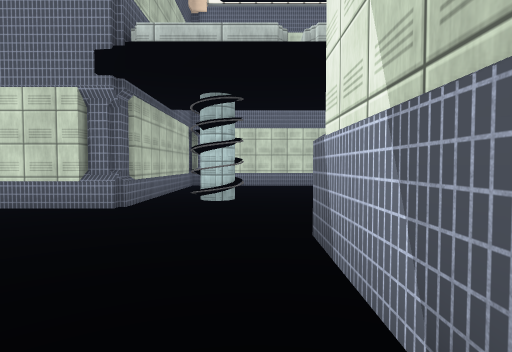
[1] (above)

22 first-person views from a walk through a Unity game level. The camera is 1.3 m above the floor, tilts 2° down and sees 80° across. The floor is counted in squares, 2 m on a side. Each view is taken from the middle of a square. On the plan, view 1 faces up. The plan holds only what a view shows up to about 10 squares ahead; the rest is blank. The place goes on beyond the plan. The player character is not drawn. Some surface patterns are stand-ins.

[2]
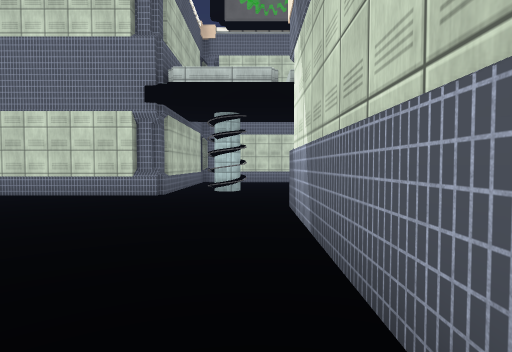

[3]
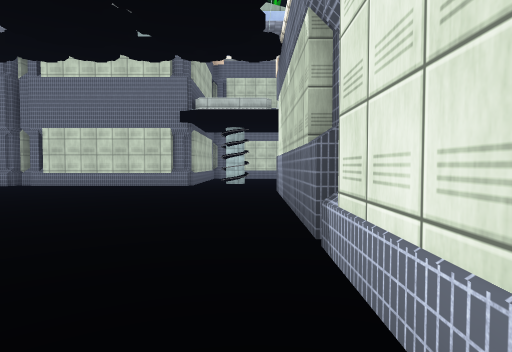

[4]
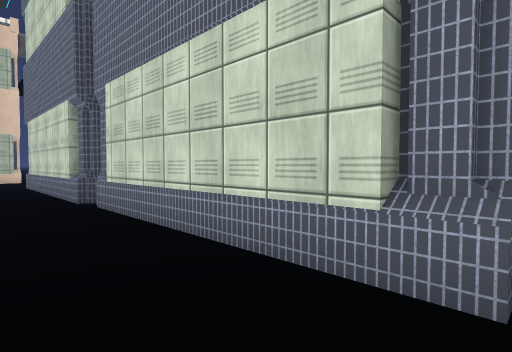

[5]
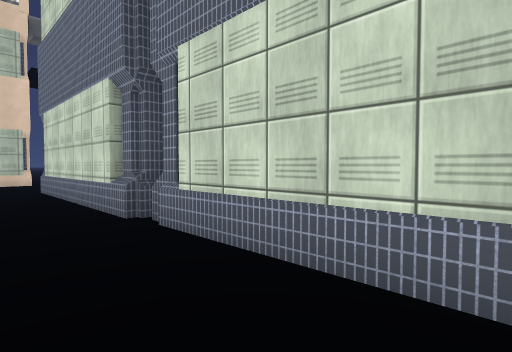

[6]
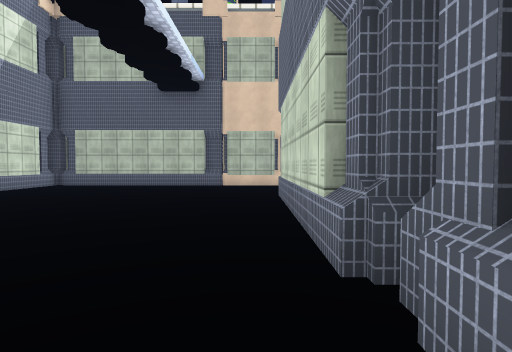

[7]
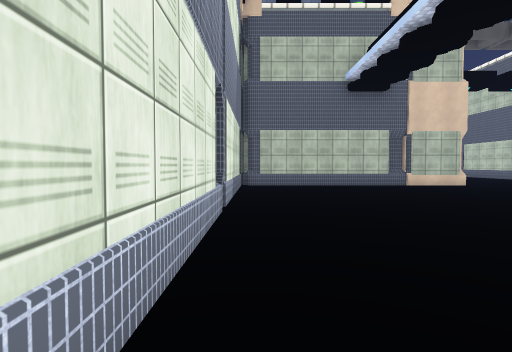

[8]
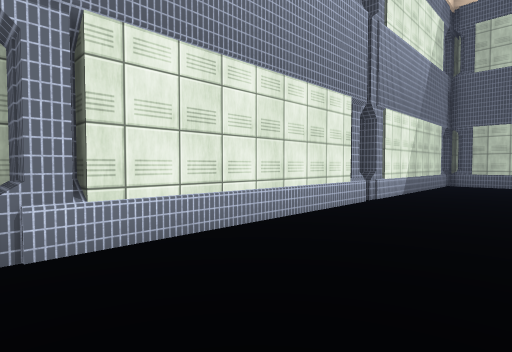

[9]
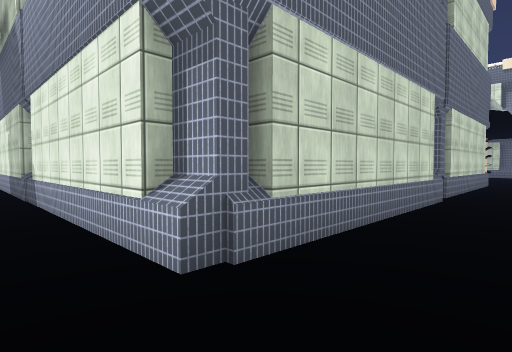

[10]
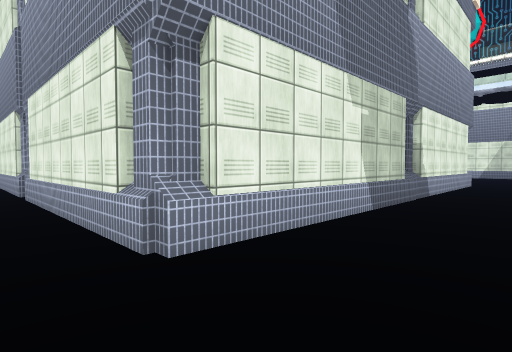

[11]
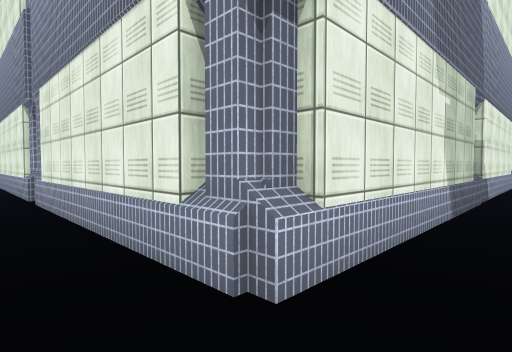

[12]
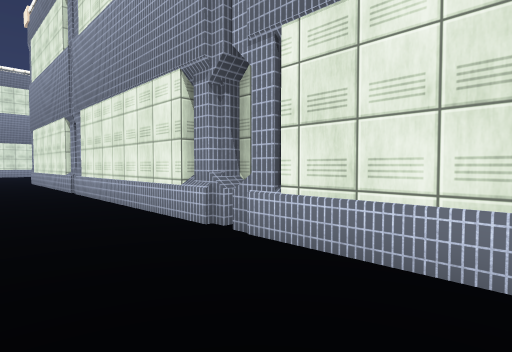

[13]
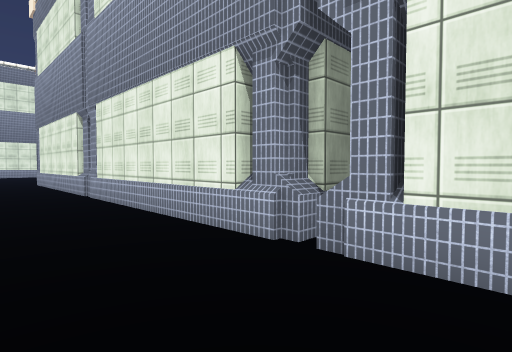

[14]
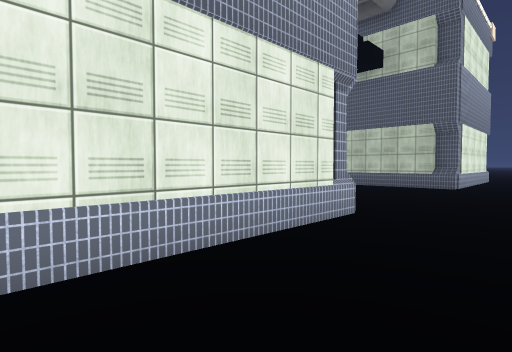

[15]
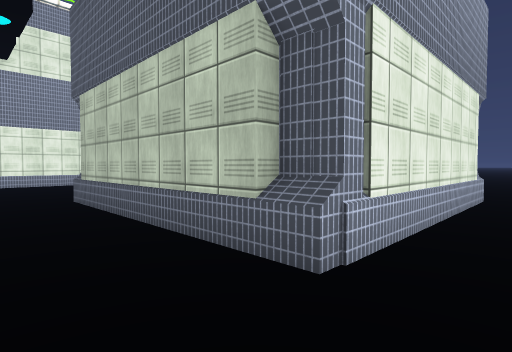

[16]
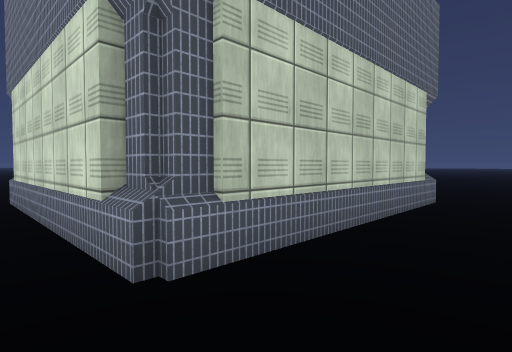

[17]
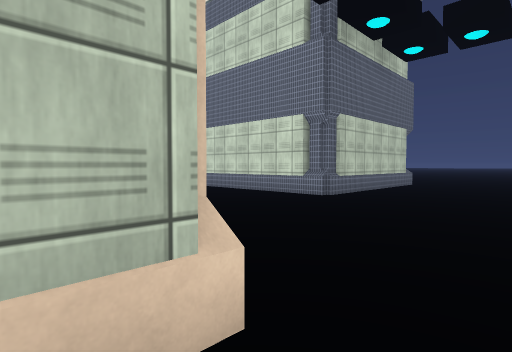

[18]
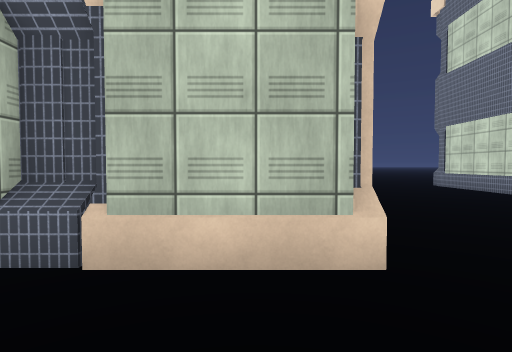

[19]
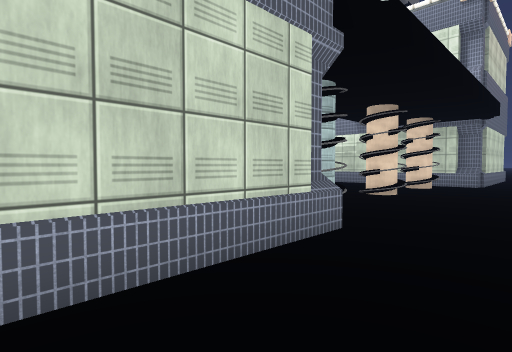

[20]
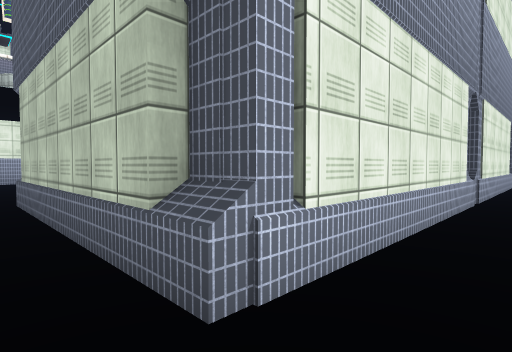

[21]
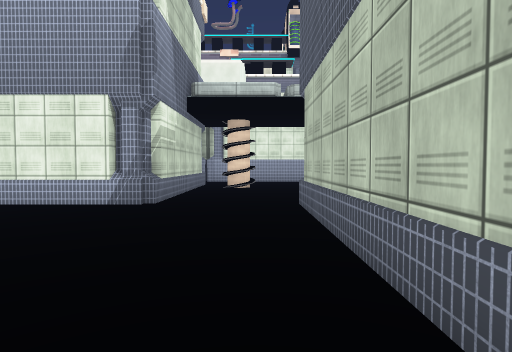

[22]
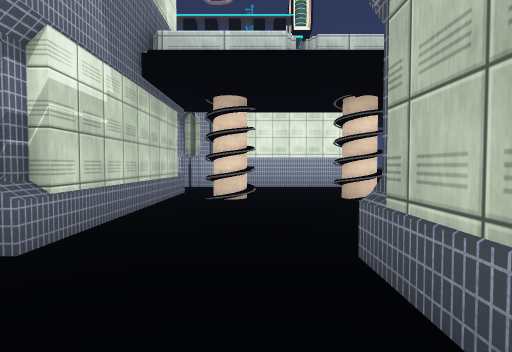

### Floor plan
Points are (right, up) in squares from view 1. A wall is a line through its corners. A room is listed if a view was taken in it or the views show most of it. See-through windows are left out.
Room 1 (views 1, 2, 3, 4, 5, 6, 7, 8, 9, 17, 18, 19)
walls: (-9.5, -2.5) (-5.3, -2.5) (-5.3, -3.1); (-7.7, 5.1) (-7.7, 4.4); (-2, 4.6) (-12.6, 4.6); (0.5, -4.5) (0.5, 1.5); (-13.1, 5.4) (-13.1, 6.4); (-16.1, -2.1) (-16.1, -2.8); (-16.6, -2.5) (-11.4, -2.5); (-15.9, 4.9) (-15.9, -2.6)
ways out: opening at (-14.3, 5) to room 2; opening at (0.5, 3.5) to room 2
objects: other object (-13, 5); other object (1, 2) to (1, 3)
Room 2 (views 10, 11, 12, 13, 14, 15, 16, 20, 21, 22)
walls: (1.9, 9.7) (-2, 9.7) (-2, 4.6); (1.5, 2.9) (6.4, 2.9); (3.3, 14.6) (3.3, 10.5); (6.4, 9.9) (8.4, 9.9); (6, 4.5) (6, 5.2); (7.6, 4.6) (5.7, 4.6) (5.7, 8.6); (-13.1, 6.4) (-13.1, 15); (-12.9, 14.5) (-12.9, 15) (2.6, 15); (-18.8, 15.1) (-18.8, 14.4); (-19.5, 4.8) (-17.9, 4.8); (-23.9, 15) (-18.6, 15) (-18.6, 9.7) (-24, 9.7)
ways out: opening at (-14.3, 5) to room 1; opening at (0.5, 3.5) to room 1
objects: other object (2, 6); other object (3, 15); other object (4, 6) to (5, 6)

Positions as (right, up) in squares from view 1, and headings:
1: (0, 0), facing up
2: (0, -2), facing up
3: (0, -5), facing up
4: (-2, 3), facing up-left
5: (-4, 3), facing up-left
6: (-6, 4), facing left
7: (-6, -2), facing left
8: (-5, 0), facing down-left
9: (-14, 3), facing up-right
10: (-15, 16), facing down-right
11: (-14, 16), facing down-right
12: (-10, 17), facing down-right
13: (-9, 17), facing down-right
14: (-9, 17), facing down-left
15: (-17, 16), facing down-left
16: (-17, 9), facing up-left
17: (-15, 4), facing up-left
18: (-14, 4), facing left
19: (-5, 3), facing up-right
20: (4, 16), facing down-left
21: (4, 15), facing down
22: (4, 12), facing down
